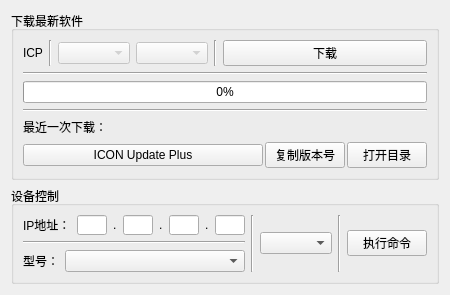
      <widget class="QWidget" name="tab_ICP">
       <attribute name="title">
        <string>ICP</string>
       </attribute>
       <layout class="QVBoxLayout" name="verticalLayout_10">
        <item>
         <widget class="QGroupBox" name="groupBox_17">
          <property name="title">
           <string>下载最新软件</string>
          </property>
          <layout class="QVBoxLayout" name="verticalLayout_58">
           <item>
            <layout class="QVBoxLayout" name="verticalLayout_59">
             <item>
              <layout class="QHBoxLayout" name="horizontalLayout_86" stretch="0,0,0,0,0,1">
               <item>
                <layout class="QVBoxLayout" name="verticalLayout_60">
                 <item>
                  <layout class="QHBoxLayout" name="ics_9" stretch="0">
                   <item>
                    <widget class="QLabel" name="label_icp">
                     <property name="text">
                      <string>ICP</string>
                     </property>
                     <property name="alignment">
                      <set>Qt::AlignCenter</set>
                     </property>
                    </widget>
                   </item>
                  </layout>
                 </item>
                </layout>
               </item>
               <item>
                <widget class="Line" name="line_74">
                 <property name="orientation">
                  <enum>Qt::Vertical</enum>
                 </property>
                </widget>
               </item>
               <item>
                <widget class="QComboBox" name="icp_comboBox_Edition">
                 <property name="enabled">
                  <bool>false</bool>
                 </property>
                 <property name="currentText">
                  <string/>
                 </property>
                </widget>
               </item>
               <item>
                <widget class="QComboBox" name="icp_comboBox_ver">
                 <property name="enabled">
                  <bool>false</bool>
                 </property>
                </widget>
               </item>
               <item>
                <widget class="Line" name="line_75">
                 <property name="orientation">
                  <enum>Qt::Vertical</enum>
                 </property>
                </widget>
               </item>
               <item>
                <widget class="QPushButton" name="icp_btn_download">
                 <property name="text">
                  <string>下载</string>
                 </property>
                </widget>
               </item>
              </layout>
             </item>
             <item>
              <widget class="Line" name="line_76">
               <property name="orientation">
                <enum>Qt::Horizontal</enum>
               </property>
              </widget>
             </item>
             <item>
              <widget class="QProgressBar" name="icp_progressBar_download">
               <property name="value">
                <number>0</number>
               </property>
              </widget>
             </item>
             <item>
              <widget class="Line" name="line_77">
               <property name="orientation">
                <enum>Qt::Horizontal</enum>
               </property>
              </widget>
             </item>
             <item>
              <layout class="QHBoxLayout" name="horizontalLayout_87" stretch="8">
               <item>
                <widget class="QLabel" name="label_58">
                 <property name="text">
                  <string>最近一次下载：</string>
                 </property>
                </widget>
               </item>
              </layout>
             </item>
             <item>
              <layout class="QHBoxLayout" name="horizontalLayout_88" stretch="6,2,2">
               <property name="spacing">
                <number>2</number>
               </property>
               <item>
                <widget class="QPushButton" name="icp_btn_run_update">
                 <property name="text">
                  <string>ICON Update Plus</string>
                 </property>
                </widget>
               </item>
               <item>
                <widget class="QPushButton" name="icp_btn_copy_ver">
                 <property name="text">
                  <string>复制版本号</string>
                 </property>
                </widget>
               </item>
               <item>
                <widget class="QPushButton" name="icp_btn_path">
                 <property name="text">
                  <string>打开目录</string>
                 </property>
                </widget>
               </item>
              </layout>
             </item>
            </layout>
           </item>
          </layout>
         </widget>
        </item>
        <item>
         <widget class="QGroupBox" name="groupBox_18">
          <property name="title">
           <string>设备控制</string>
          </property>
          <layout class="QVBoxLayout" name="verticalLayout_61">
           <item>
            <layout class="QHBoxLayout" name="horizontalLayout_91">
             <property name="sizeConstraint">
              <enum>QLayout::SetDefaultConstraint</enum>
             </property>
             <item>
              <layout class="QVBoxLayout" name="verticalLayout_62" stretch="0,0,0">
               <item>
                <layout class="QHBoxLayout" name="horizontalLayout_92" stretch="1,9">
                 <property name="sizeConstraint">
                  <enum>QLayout::SetDefaultConstraint</enum>
                 </property>
                 <item>
                  <widget class="QLabel" name="label_59">
                   <property name="sizePolicy">
                    <sizepolicy hsizetype="Preferred" vsizetype="Preferred">
                     <horstretch>0</horstretch>
                     <verstretch>0</verstretch>
                    </sizepolicy>
                   </property>
                   <property name="text">
                    <string>IP地址：</string>
                   </property>
                  </widget>
                 </item>
                 <item>
                  <layout class="QHBoxLayout" name="horizontalLayout_93">
                   <property name="sizeConstraint">
                    <enum>QLayout::SetDefaultConstraint</enum>
                   </property>
                   <item>
                    <widget class="QLineEdit" name="icp_lineEdit_ip1">
                     <property name="sizePolicy">
                      <sizepolicy hsizetype="Preferred" vsizetype="Preferred">
                       <horstretch>0</horstretch>
                       <verstretch>0</verstretch>
                      </sizepolicy>
                     </property>
                     <property name="minimumSize">
                      <size>
                       <width>24</width>
                       <height>20</height>
                      </size>
                     </property>
                     <property name="maximumSize">
                      <size>
                       <width>30</width>
                       <height>21</height>
                      </size>
                     </property>
                     <property name="baseSize">
                      <size>
                       <width>0</width>
                       <height>0</height>
                      </size>
                     </property>
                     <property name="tabletTracking">
                      <bool>true</bool>
                     </property>
                     <property name="inputMask">
                      <string/>
                     </property>
                     <property name="text">
                      <string/>
                     </property>
                    </widget>
                   </item>
                   <item>
                    <widget class="QLabel" name="label_60">
                     <property name="sizePolicy">
                      <sizepolicy hsizetype="Preferred" vsizetype="Fixed">
                       <horstretch>0</horstretch>
                       <verstretch>0</verstretch>
                      </sizepolicy>
                     </property>
                     <property name="text">
                      <string>.</string>
                     </property>
                    </widget>
                   </item>
                   <item>
                    <widget class="QLineEdit" name="icp_lineEdit_ip2">
                     <property name="sizePolicy">
                      <sizepolicy hsizetype="Preferred" vsizetype="Preferred">
                       <horstretch>0</horstretch>
                       <verstretch>0</verstretch>
                      </sizepolicy>
                     </property>
                     <property name="minimumSize">
                      <size>
                       <width>24</width>
                       <height>20</height>
                      </size>
                     </property>
                     <property name="maximumSize">
                      <size>
                       <width>30</width>
                       <height>21</height>
                      </size>
                     </property>
                     <property name="baseSize">
                      <size>
                       <width>0</width>
                       <height>0</height>
                      </size>
                     </property>
                     <property name="tabletTracking">
                      <bool>true</bool>
                     </property>
                     <property name="inputMask">
                      <string/>
                     </property>
                    </widget>
                   </item>
                   <item>
                    <widget class="QLabel" name="label_61">
                     <property name="sizePolicy">
                      <sizepolicy hsizetype="Preferred" vsizetype="Fixed">
                       <horstretch>0</horstretch>
                       <verstretch>0</verstretch>
                      </sizepolicy>
                     </property>
                     <property name="text">
                      <string>.</string>
                     </property>
                    </widget>
                   </item>
                   <item>
                    <widget class="QLineEdit" name="icp_lineEdit_ip3">
                     <property name="sizePolicy">
                      <sizepolicy hsizetype="Preferred" vsizetype="Preferred">
                       <horstretch>0</horstretch>
                       <verstretch>0</verstretch>
                      </sizepolicy>
                     </property>
                     <property name="minimumSize">
                      <size>
                       <width>24</width>
                       <height>20</height>
                      </size>
                     </property>
                     <property name="maximumSize">
                      <size>
                       <width>30</width>
                       <height>21</height>
                      </size>
                     </property>
                     <property name="baseSize">
                      <size>
                       <width>0</width>
                       <height>0</height>
                      </size>
                     </property>
                     <property name="tabletTracking">
                      <bool>true</bool>
                     </property>
                     <property name="inputMask">
                      <string/>
                     </property>
                    </widget>
                   </item>
                   <item>
                    <widget class="QLabel" name="label_62">
                     <property name="sizePolicy">
                      <sizepolicy hsizetype="Preferred" vsizetype="Fixed">
                       <horstretch>0</horstretch>
                       <verstretch>0</verstretch>
                      </sizepolicy>
                     </property>
                     <property name="text">
                      <string>.</string>
                     </property>
                    </widget>
                   </item>
                   <item>
                    <widget class="QLineEdit" name="icp_lineEdit_ip4">
                     <property name="sizePolicy">
                      <sizepolicy hsizetype="Preferred" vsizetype="Preferred">
                       <horstretch>0</horstretch>
                       <verstretch>0</verstretch>
                      </sizepolicy>
                     </property>
                     <property name="minimumSize">
                      <size>
                       <width>24</width>
                       <height>20</height>
                      </size>
                     </property>
                     <property name="maximumSize">
                      <size>
                       <width>30</width>
                       <height>21</height>
                      </size>
                     </property>
                     <property name="baseSize">
                      <size>
                       <width>0</width>
                       <height>0</height>
                      </size>
                     </property>
                     <property name="tabletTracking">
                      <bool>true</bool>
                     </property>
                     <property name="inputMask">
                      <string/>
                     </property>
                    </widget>
                   </item>
                  </layout>
                 </item>
                </layout>
               </item>
               <item>
                <widget class="Line" name="line_78">
                 <property name="orientation">
                  <enum>Qt::Horizontal</enum>
                 </property>
                </widget>
               </item>
               <item>
                <layout class="QHBoxLayout" name="horizontalLayout_94" stretch="1,9">
                 <item>
                  <widget class="QLabel" name="label_63">
                   <property name="sizePolicy">
                    <sizepolicy hsizetype="Preferred" vsizetype="Fixed">
                     <horstretch>0</horstretch>
                     <verstretch>0</verstretch>
                    </sizepolicy>
                   </property>
                   <property name="text">
                    <string>型号：</string>
                   </property>
                  </widget>
                 </item>
                 <item>
                  <widget class="QComboBox" name="icp_comboBox_model">
                   <property name="enabled">
                    <bool>true</bool>
                   </property>
                  </widget>
                 </item>
                </layout>
               </item>
              </layout>
             </item>
             <item>
              <widget class="Line" name="line_79">
               <property name="orientation">
                <enum>Qt::Vertical</enum>
               </property>
              </widget>
             </item>
             <item>
              <widget class="QComboBox" name="icp_comboBox_command"/>
             </item>
             <item>
              <widget class="Line" name="line_80">
               <property name="orientation">
                <enum>Qt::Vertical</enum>
               </property>
              </widget>
             </item>
             <item>
              <widget class="QPushButton" name="icp_pushButton_execute">
               <property name="text">
                <string>执行命令</string>
               </property>
              </widget>
             </item>
            </layout>
           </item>
          </layout>
         </widget>
        </item>
       </layout>
      </widget>
